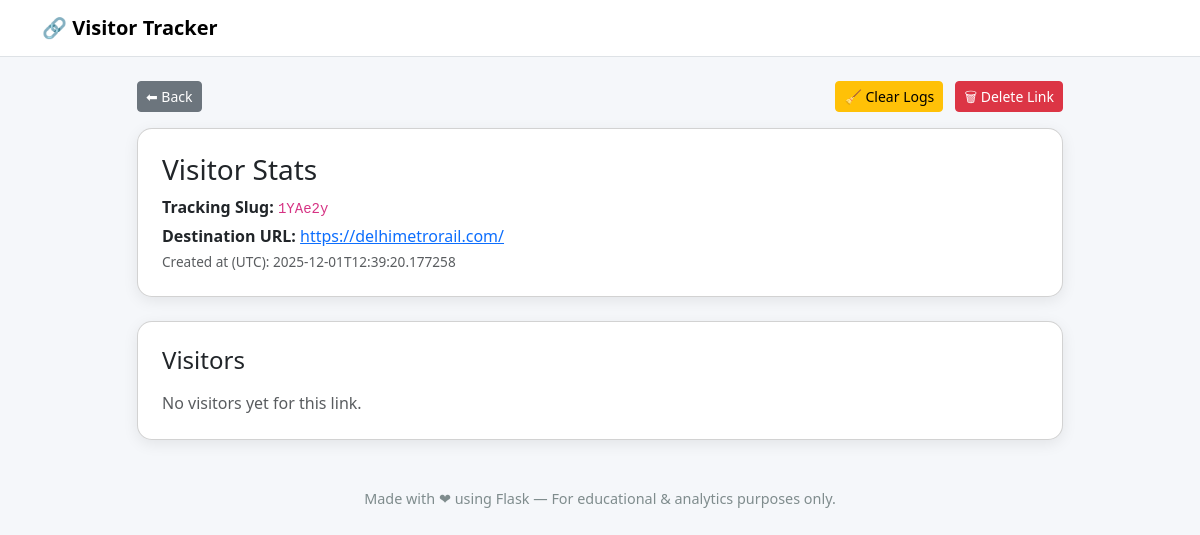
The app's page /stats/1YAe2y with its own data.
### tables this page shows
CREATE TABLE links (
            id INTEGER PRIMARY KEY AUTOINCREMENT,
            slug TEXT UNIQUE NOT NULL,
            target_url TEXT,
            created_at TEXT NOT NULL
        );

### app.py (the view)
@app.route("/stats/<slug>")
def stats(slug):
    conn = get_db()
    cur = conn.cursor()
    link = cur.execute("SELECT * FROM links WHERE slug=?", (slug,)).fetchone()
    visits = cur.execute("SELECT * FROM visits WHERE link_id=? ORDER BY id DESC", (link["id"],)).fetchall()
    conn.close()
    return render_template("stats.html", link=link, visits=visits)

### app.py (called while the page is built)
def get_db():
    conn = sqlite3.connect(DB_PATH)
    conn.row_factory = sqlite3.Row
    return conn

### templates/stats.html
{% extends "base.html" %}
{% block content %}
<div class="row justify-content-center">
    <div class="col-md-10">
        <div class="d-flex justify-content-between align-items-center mb-3">
            <a href="{{ url_for('tracker') }}" class="btn btn-secondary btn-sm">⬅ Back</a>
            <div>
                <a class="btn btn-warning btn-sm me-2"
                   href="{{ url_for('clean_logs', slug=link.slug) }}"
                   onclick="return confirm('Are you sure you want to clear ALL visitor logs for this link?');">
                    🧹 Clear Logs
                </a>
                <a class="btn btn-danger btn-sm"
                   href="{{ url_for('delete_link', slug=link.slug) }}"
                   onclick="return confirm('Delete this link AND all logs permanently?');">
                    🗑 Delete Link
                </a>
            </div>
        </div>
        <div class="card p-4 mb-4">
            <h3 class="mb-2">Visitor Stats</h3>
            <p class="mb-1">
                <strong>Tracking Slug:</strong> <code>{{ link.slug }}</code>
            </p>
            <p class="mb-1">
                <strong>Destination URL:</strong>
                <a href="{{ link.target_url }}" target="_blank">
                    {{ link.target_url }}
                </a>
            </p>
            <p class="text-muted mb-0" style="font-size: 0.85rem;">
                Created at (UTC): {{ link.created_at }}
            </p>
        </div>
        <div class="card p-4">
            <h4 class="mb-3">Visitors</h4>
            {% if visits %}
                <div class="table-responsive">
                    <table class="table table-striped table-hover table-sm align-middle">
                        <thead>
                            <tr>
                                <th>#</th>
                                <th>Time (UTC)</th>
                                <th>IP</th>
                                <th>Country</th>
                                <th>Region</th>
                                <th>City</th>
                                <th>Referrer</th>
                                <th>User Agent</th>
                            </tr>
                        </thead>
                        <tbody>
                            {% for v in visits %}
                            <tr>
                                <td>{{ loop.index }}</td>
                                <td style="font-size: 0.85rem;">{{ v.created_at }}</td>
                                <td>{{ v.ip }}</td>
                                <td>{{ v.country or '-' }}</td>
                                <td>{{ v.region or '-' }}</td>
                                <td>{{ v.city or '-' }}</td>
                                <td style="max-width: 150px; word-wrap: break-word; font-size: 0.85rem;">
                                    {{ v.referrer or '-' }}
                                </td>
                                <td style="max-width: 220px; word-wrap: break-word; font-size: 0.75rem;">
                                    {{ v.user_agent }}
                                </td>
                            </tr>
                            {% endfor %}
                        </tbody>
                    </table>
                </div>
            {% else %}
                <p class="text-muted mb-0">No visitors yet for this link.</p>
            {% endif %}
        </div>
    </div>
</div>
{% endblock %}

### templates/base.html (style rules this page uses)
body { background: #f5f7fa; font-family: "Segoe UI", sans-serif; }
.card { border-radius: 15px; box-shadow: 0 4px 15px rgba(0,0,0,0.08); }

### records on screen
links: slug "1YAe2y", target_url "https://delhimetrorail.com/", created_at "2025-12-01T12:39:20.177258"
